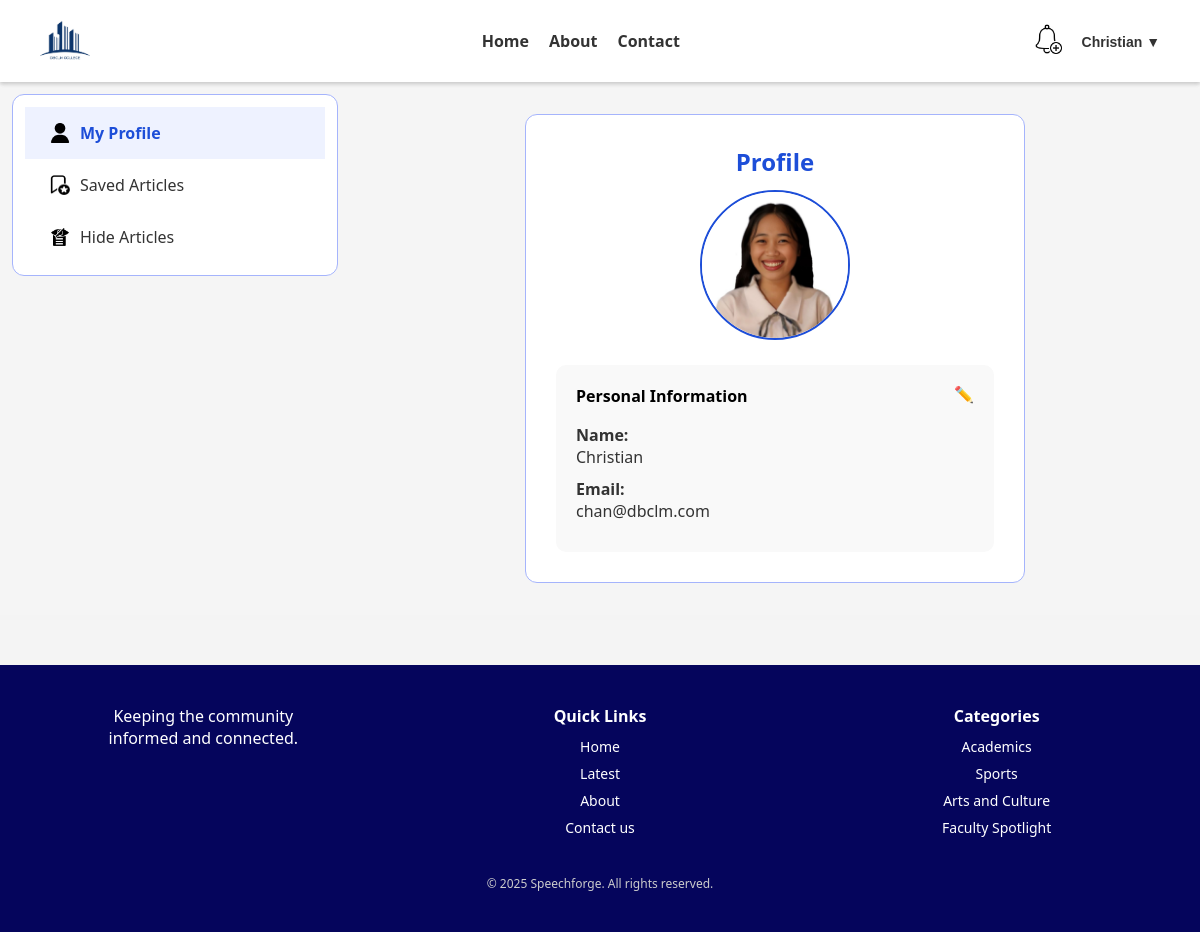
Before: /profile.php (signed in) with the older database file.
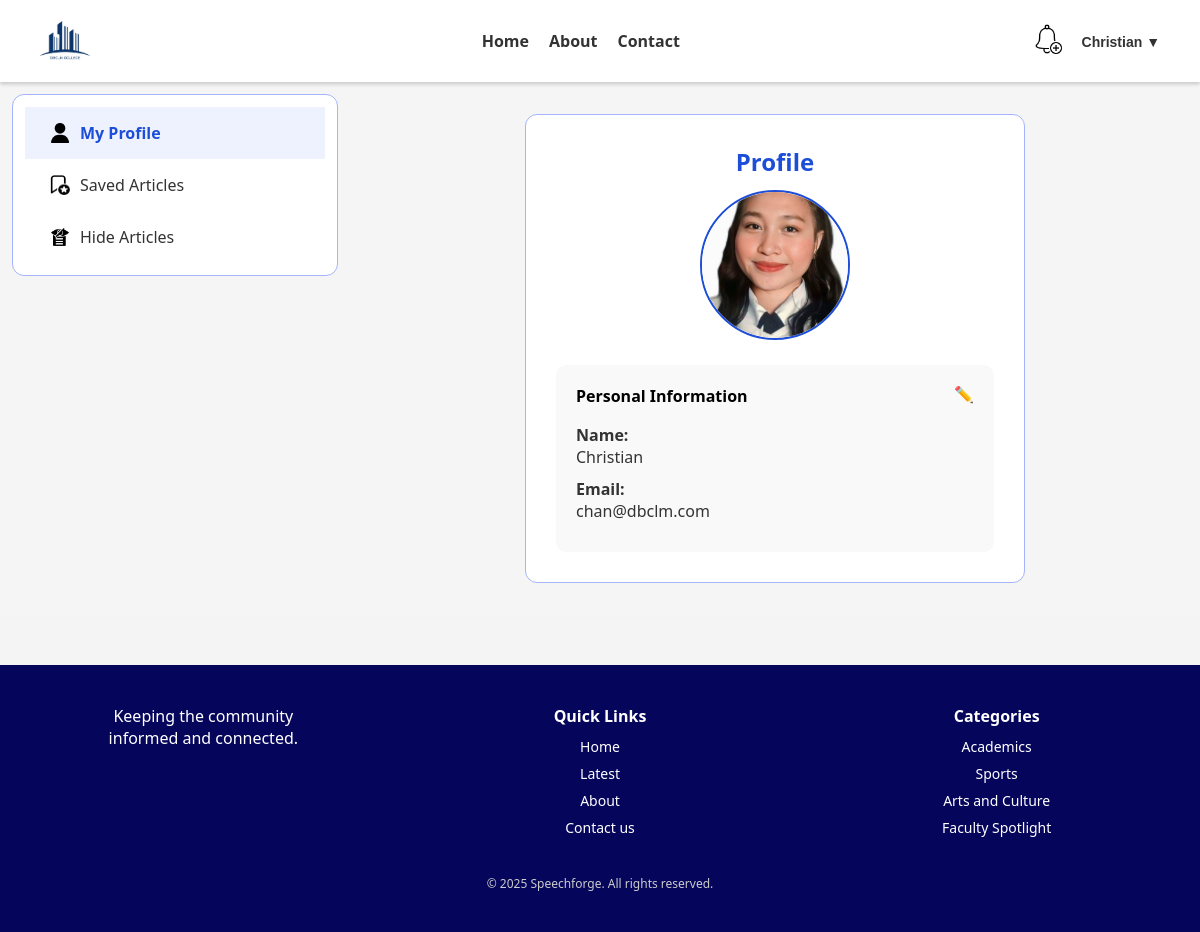
After: the same page with the newer database file.
### tables this page shows
CREATE TABLE `users` (
  `id` int(11) NOT NULL,
  `role` enum('Student','Teacher') NOT NULL DEFAULT 'Student',
  `full_name` varchar(100) NOT NULL,
  `email` varchar(100) NOT NULL,
  `password` varchar(255) NOT NULL,
  `institute` varchar(100) NOT NULL,
  `created_at` timestamp NOT NULL DEFAULT current_timestamp(),
  `profile_picture` varchar(255) DEFAULT NULL
);

### profile.php (the view, shortened to what this page needs)
<?php
include 'db_final.php';
$user_id = $_SESSION['user_id'];
?>
<!DOCTYPE html>
<html lang="en">
<head>
    <link rel="stylesheet" href="global.css">
    <link rel="stylesheet" href="profile.css">
</head>
<body>
    <div class="layout">
        <header class="header">
            <?php require_once 'components/header.php'; ?>
        </header>
        <aside class="sidebar">
            <div>
                <ul>
                    <li class="active">
                        <img src="finaluser.png" alt="Profile">
                        <span>My Profile</span>
                    </li>
                    <li>
                        <img src="finalsave.png" alt="Saved">
                        <span>Saved Articles</span>
                    </li>
                    <li>
                    <img src="secret-file.png" alt="Saved">
                    <span>Hide Articles</span>
                    </li>
                </ul>
            </div>
        </aside>
        <main class="main-content">
            <?php
            $query = "SELECT full_name, email, password, profile_picture FROM users WHERE id = ?";
            $stmt = $conn->prepare($query);
            $stmt->bind_param("i", $user_id);
            $stmt->execute();
            $stmt->bind_result($full_name, $email, $password, $profile_picture);
            ?>
            <div class="profile-container">
                <div class="profile_header">
                    <h2>Profile</h2>
                </div>
                <div class="profile-picture-section">
                    <img src="<?= 'uploads/profile_pictures/' . htmlspecialchars($profile_picture); ?>"
                        alt="Profile Picture" class="p0">
                </div>
                <div class="personal-info-section">
                    <div class="p5">
                        <div>
                            <h4>Personal Information</h4>
                        </div>
                        <div>
                            <button type="button" class="edit-button p2"
                                style="cursor: pointer; border: none; background-color:#f9f9f9; font-size: 16px;">✏️</button>
                        </div>
                    </div>
                    <p><strong>Name:</strong><br><?= htmlspecialchars($full_name); ?></p>
                    <p><strong>Email:</strong><br><?= htmlspecialchars($email); ?></p>
                </div>
            </div>
        </main>
        <footer class="footer">
            <?php require_once 'components/footer.php'; ?>
        </footer>
    </div>
</body>
</html>

Changed rows visible on the page:
changed users "Christian": profile_picture: a different picture
